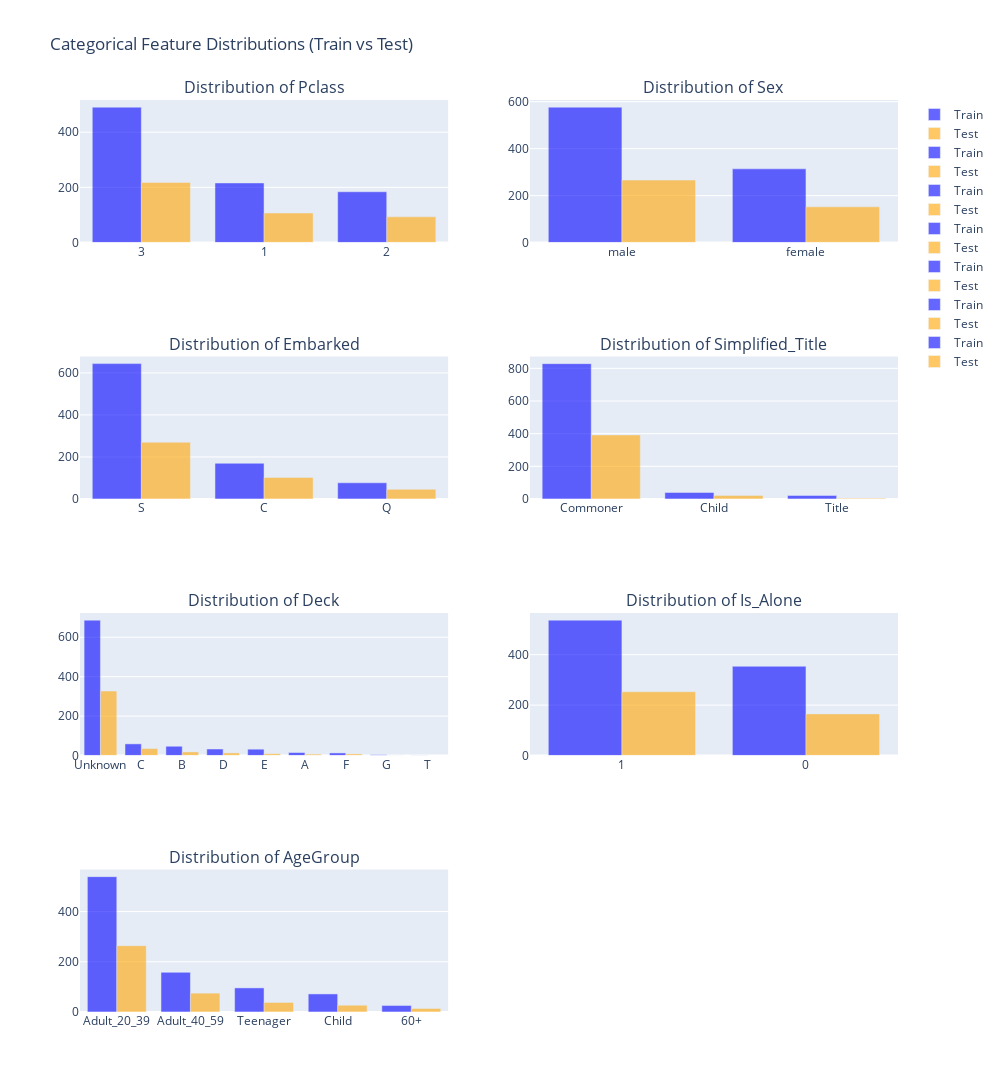

The cell this chart's notebook holds for it:
### Code cell
plot_categorical_distributions(train, test, categorical_features_train)

### Figure 1 — Plotly figure (JSON) as saved in the notebook; plotly's stock layout.template omitted (floating-point values rounded to 4 significant figures)
{"data": [{"marker": {"color": "blue"}, "name": "Train", "opacity": 0.6, "type": "bar", "x": ["3", "1", "2"], "xaxis": "x", "y": [491, 216, 184], "yaxis": "y"}, {"marker": {"color": "orange"}, "name": "Test", "opacity": 0.6, "type": "bar", "x": ["3", "1", "2"], "xaxis": "x", "y": [218, 107, 93], "yaxis": "y"}, {"marker": {"color": "blue"}, "name": "Train", "opacity": 0.6, "type": "bar", "x": ["male", "female"], "xaxis": "x2", "y": [577, 314], "yaxis": "y2"}, {"marker": {"color": "orange"}, "name": "Test", "opacity": 0.6, "type": "bar", "x": ["male", "female"], "xaxis": "x2", "y": [266, 152], "yaxis": "y2"}, {"marker": {"color": "blue"}, "name": "Train", "opacity": 0.6, "type": "bar", "x": ["S", "C", "Q"], "xaxis": "x3", "y": [644, 170, 77], "yaxis": "y3"}, {"marker": {"color": "orange"}, "name": "Test", "opacity": 0.6, "type": "bar", "x": ["S", "C", "Q"], "xaxis": "x3", "y": [270, 102, 46], "yaxis": "y3"}, {"marker": {"color": "blue"}, "name": "Train", "opacity": 0.6, "type": "bar", "x": ["Commoner", "Child", "Title"], "xaxis": "x4", "y": [829, 40, 22], "yaxis": "y4"}, {"marker": {"color": "orange"}, "name": "Test", "opacity": 0.6, "type": "bar", "x": ["Commoner", "Child", "Title"], "xaxis": "x4", "y": [392, 21, 5], "yaxis": "y4"}, {"marker": {"color": "blue"}, "name": "Train", "opacity": 0.6, "type": "bar", "x": ["Unknown", "C", "B", "D", "E", "A", "F", "G", "T"], "xaxis": "x5", "y": [687, 59, 47, 33, 32, 15, 13, 4, 1], "yaxis": "y5"}, {"marker": {"color": "orange"}, "name": "Test", "opacity": 0.6, "type": "bar", "x": ["Unknown", "C", "B", "D", "E", "F", "A", "G"], "xaxis": "x5", "y": [327, 35, 18, 13, 9, 8, 7, 1], "yaxis": "y5"}, {"marker": {"color": "blue"}, "name": "Train", "opacity": 0.6, "type": "bar", "x": ["1", "0"], "xaxis": "x6", "y": [537, 354], "yaxis": "y6"}, {"marker": {"color": "orange"}, "name": "Test", "opacity": 0.6, "type": "bar", "x": ["1", "0"], "xaxis": "x6", "y": [253, 165], "yaxis": "y6"}, {"marker": {"color": "blue"}, "name": "Train", "opacity": 0.6, "type": "bar", "x": ["Adult_20_39", "Adult_40_59", "Teenager", "Child", "60+"], "xaxis": "x7", "y": [539, 158, 96, 72, 26], "yaxis": "y7"}, {"marker": {"color": "orange"}, "name": "Test", "opacity": 0.6, "type": "bar", "x": ["Adult_20_39", "Adult_40_59", "Teenager", "Child", "60+"], "xaxis": "x7", "y": [264, 75, 38, 27, 14], "yaxis": "y7"}], "layout": {"annotations": [{"font": {"size": 16}, "showarrow": false, "text": "Distribution of Pclass", "x": 0.225, "xanchor": "center", "xref": "paper", "y": 1, "yanchor": "bottom", "yref": "paper"}, {"font": {"size": 16}, "showarrow": false, "text": "Distribution of Sex", "x": 0.775, "xanchor": "center", "xref": "paper", "y": 1, "yanchor": "bottom", "yref": "paper"}, {"font": {"size": 16}, "showarrow": false, "text": "Distribution of Embarked", "x": 0.225, "xanchor": "center", "xref": "paper", "y": 0.7188, "yanchor": "bottom", "yref": "paper"}, {"font": {"size": 16}, "showarrow": false, "text": "Distribution of Simplified_Title", "x": 0.775, "xanchor": "center", "xref": "paper", "y": 0.7188, "yanchor": "bottom", "yref": "paper"}, {"font": {"size": 16}, "showarrow": false, "text": "Distribution of Deck", "x": 0.225, "xanchor": "center", "xref": "paper", "y": 0.4375, "yanchor": "bottom", "yref": "paper"}, {"font": {"size": 16}, "showarrow": false, "text": "Distribution of Is_Alone", "x": 0.775, "xanchor": "center", "xref": "paper", "y": 0.4375, "yanchor": "bottom", "yref": "paper"}, {"font": {"size": 16}, "showarrow": false, "text": "Distribution of AgeGroup", "x": 0.225, "xanchor": "center", "xref": "paper", "y": 0.1562, "yanchor": "bottom", "yref": "paper"}], "barmode": "group", "height": 1600, "showlegend": true, "title": {"text": "Categorical Feature Distributions (Train vs Test)"}, "width": 1000, "xaxis": {"anchor": "y", "domain": [0, 0.45]}, "xaxis2": {"anchor": "y2", "domain": [0.55, 1]}, "xaxis3": {"anchor": "y3", "domain": [0, 0.45]}, "xaxis4": {"anchor": "y4", "domain": [0.55, 1]}, "xaxis5": {"anchor": "y5", "domain": [0, 0.45]}, "xaxis6": {"anchor": "y6", "domain": [0.55, 1]}, "xaxis7": {"anchor": "y7", "domain": [0, 0.45]}, "xaxis8": {"anchor": "y8", "domain": [0.55, 1]}, "yaxis": {"anchor": "x", "domain": [0.8438, 1]}, "yaxis2": {"anchor": "x2", "domain": [0.8438, 1]}, "yaxis3": {"anchor": "x3", "domain": [0.5625, 0.7188]}, "yaxis4": {"anchor": "x4", "domain": [0.5625, 0.7188]}, "yaxis5": {"anchor": "x5", "domain": [0.2812, 0.4375]}, "yaxis6": {"anchor": "x6", "domain": [0.2812, 0.4375]}, "yaxis7": {"anchor": "x7", "domain": [0, 0.1562]}, "yaxis8": {"anchor": "x8", "domain": [0, 0.1562]}}}
